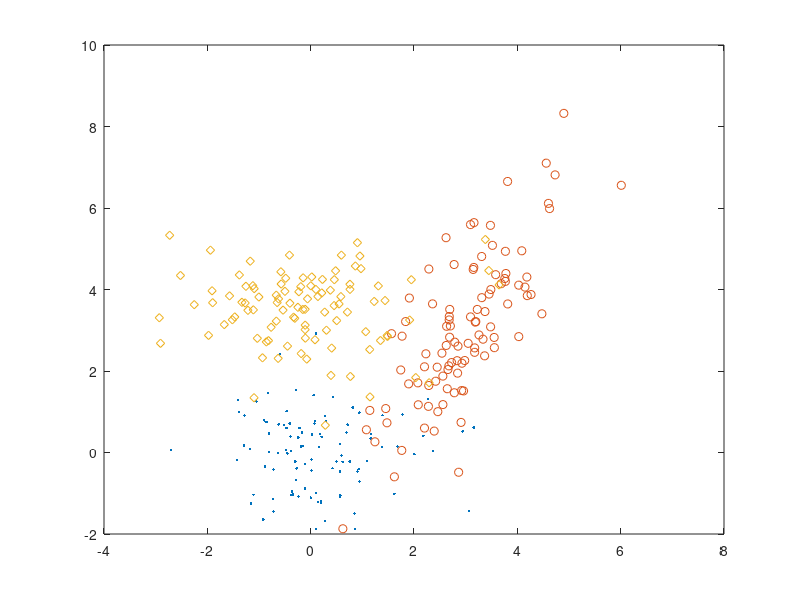

This chart was generated by the following MATLAB code:

clear;
N = 100;

m1=repmat([0,0], N, 1);
S1= [1 0 ; 0 1];
X1=randn(N, 2) * sqrtm(S1) + m1;

m2=repmat([3,3], N, 1);
S2= [1 1.6 ; 1.6 4];
X2=randn(N, 2) * sqrtm(S2) + m2;

m3=repmat([0, 3.5], N, 1);
S3= [2 0 ; 0 1];
X3=randn(N, 2) * sqrtm(S3) + m3;



plot(X1(:, 1), X1(:, 2), '.');
hold on;
plot(X2(:, 1), X2(:, 2), 'o');
hold on;
plot(X3(:, 1), X3(:, 2), 'd');

save data4_1 X1 X2 X3

